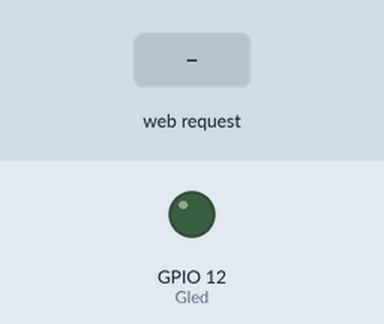
A sketch run on a simulated ESP32. Shown: output pins drawn as LEDs (lit = HIGH). The test bench sets the inputs (shaded band). WiFi joins after 1.5 s; servers stay silent unless stated; what the sketch prints to the serial monitor is not drawn.

Above: at 3.2 s.
3.3 s: HTTP request GET /?Gled=ON received
At 3.6 s:
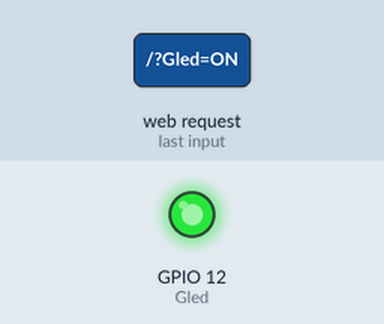
4.8 s: HTTP request GET /?Gled=OFF received
At 5.9 s:
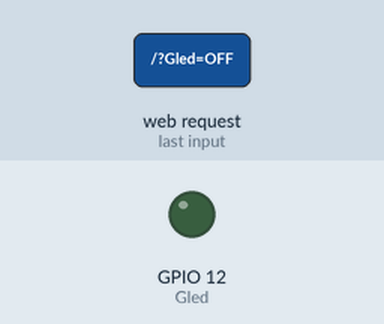
Timing chart, 0 to 7.8 s (numbered marks = the images above; inputs shaded):
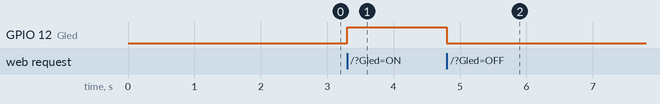

Measured:
- after the input at 3.3 s, GPIO 12 (Gled): LOW → HIGH at once
- after the input at 4.8 s, GPIO 12 (Gled): HIGH → LOW at once

The sketch:

web_server.ino
```cpp
#include <WiFi.h>
// 請修改以下參數--------------------------------------------
char ssid[] = "TP-Link_B4D0";
char password[] = "0937945797";
int Gled = 12; // 宣告綠色Led 在 GPIO 4
WiFiServer server(80); // 宣告伺服器位在80 port

void webserver() {
   // 宣告一個連線
  WiFiClient client = server.available();
  if (client) {
  // 有人連入時
    Serial.println("使用者連入");
    //------------- 網頁的html 部分開始--------------
    client.println("HTTP/1.1 200 OK");
    client.println("Content-Type: text/html");
    client.println("");
    client.println("<!DOCTYPE HTML>");
    client.println("<html><head><meta charset='utf-8'></head>");
    client.println("<br>");
    client.println("<h1>ESP32 Web Server</h1>");
    // HTML 超連結指令
    client.println("<a href='/Gled=ON'> 開啟綠色LED</a><br>");
    client.println("<a href='/Gled=OFF'> 關閉綠色LED</a><br>");
    client.println("</html>");
    // ------------- 網頁的html 部分結束--------------
    // 取得使用者輸入的網址
    String request = client.readStringUntil('\r');
    Serial.println(request);
    // 判斷超連結指令
    // 網址內包含Gled=ON，就開啟綠燈，如果Gled=OFF，關閉綠燈
    if (request.indexOf("Gled=ON") >= 0) {
      digitalWrite(Gled, HIGH);
    }
    if (request.indexOf("Gled=OFF") >= 0){
      Serial.println("B");
      digitalWrite(Gled, LOW);
    }
    Serial.println("完成");
    client.stop(); // 停止連線
   }
}

void setup(){
  Serial.begin(115200);
  Serial.print("開始連線到無線網路SSID:");
  Serial.println(ssid);
  WiFi.begin(ssid, password);
  while (WiFi.status() != WL_CONNECTED) {
    Serial.print(".");
    delay(1000);
  }
  Serial.println("連線完成");
  server.begin();
  Serial.print("伺服器已啟動，http://");
  Serial.println(WiFi.localIP());
  pinMode(Gled, OUTPUT);
}

void loop(){
  //開啟伺服器
  webserver();
}
```
